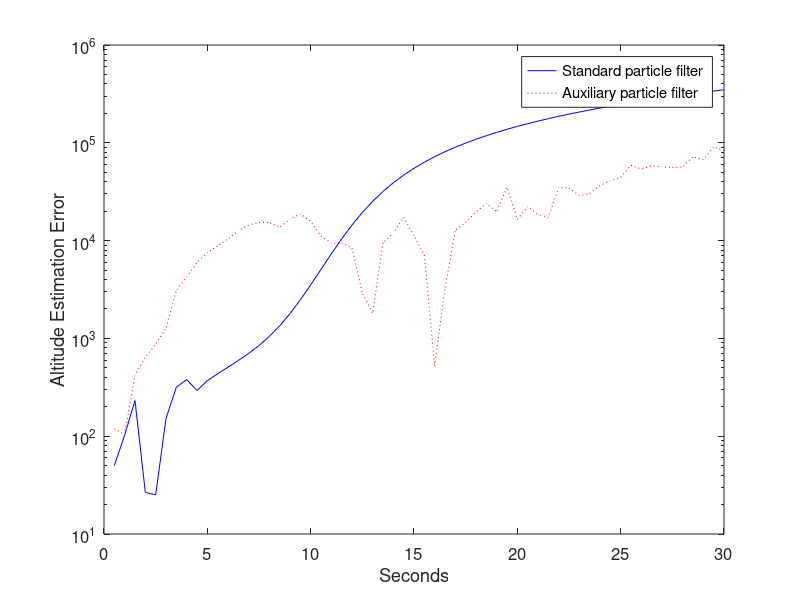
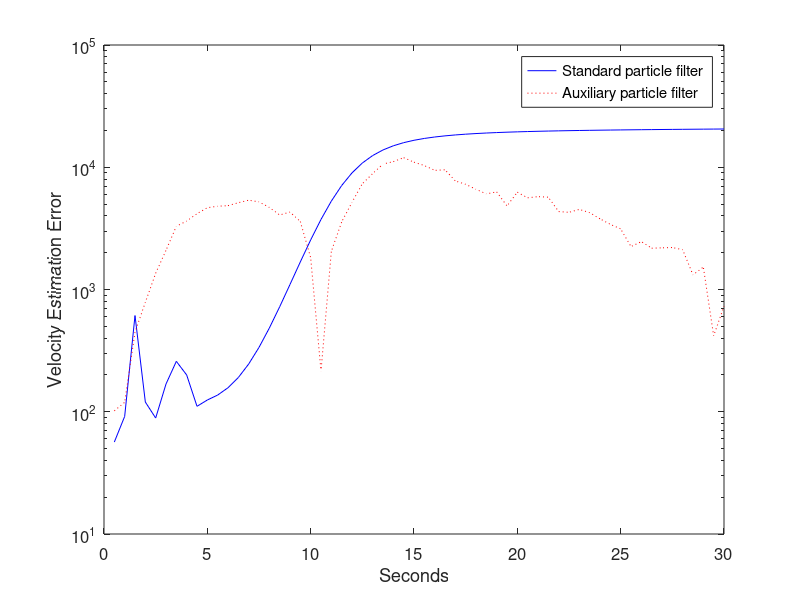
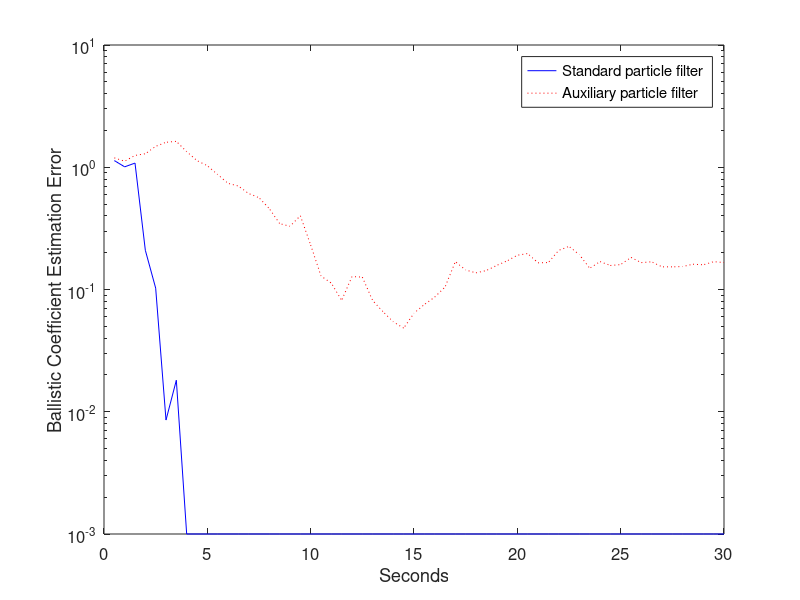
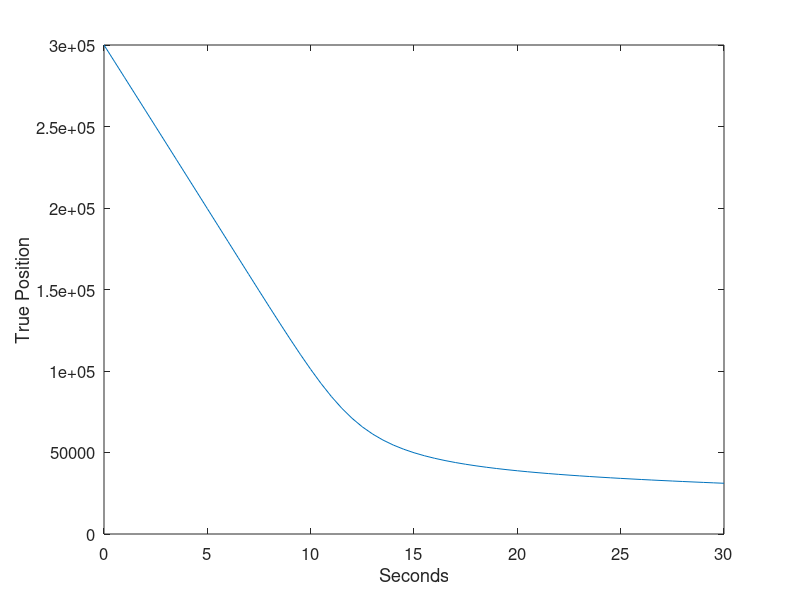

MATLAB code for these plots, in order:
function [StdRMSErr, AuxRMSErr] = ParticleEx4

% Particle filter example.
% Track a body falling through the atmosphere.
% This system is taken from [Jul00], which was based on [Ath68].
% Compare the particle filter with the auxiliary particle filter.

global rho0 g k dt

rho0 = 2; % lb-sec^2/ft^4
g = 32.2; % ft/sec^2
k = 2e4; % ft
R = 10^4; % measurement noise variance (ft^2)
Q = diag([0 0 0]); % process noise covariance
M = 10^5; % horizontal range of position sensor
a = 10^5; % altitude of position sensor
P = diag([1e6 4e6 10]); % initial estimation error covariance

x = [3e5; -2e4; 1e-3]; % initial state
xhat = [3e5; -2e4; 1e-3]; % initial state estimate

N = 200; % number of particles  

% Initialize the particle filter.
for i = 1 : N
    xhatplus(:,i) = x + sqrt(P) * [randn; randn; randn]; % standard particle filter
    xhatplusAux(:,i) = xhatplus(:,i); % auxiliary particle filter
end

T = 0.5; % measurement time step
randn('state',sum(100*clock)); % random number generator seed

tf = 30; % simulation length (seconds)
dt = 0.5; % time step for integration (seconds)
xArray = x;
xhatArray = xhat;
xhatAuxArray = xhat;

for t = T : T : tf
    fprintf('.');
    % Simulate the system.
    for tau = dt : dt : T
        % Fourth order Runge Kutta ingegration
        [dx1, dx2, dx3, dx4] = RungeKutta(x);
        x = x + (dx1 + 2 * dx2 + 2 * dx3 + dx4) / 6;
        x = x + sqrt(dt * Q) * [randn; randn; randn] * dt;
    end
    % Simulate the noisy measurement.
    z = sqrt(M^2 + (x(1)-a)^2) + sqrt(R) * randn;
    % Simulate the continuous-time part of the particle filter (time update).
    xhatminus = xhatplus;
    xhatminusAux = xhatplusAux;
    for i = 1 : N
        for tau = dt : dt : T
            % Fourth order Runge Kutta ingegration
            % standard particle filter
            [dx1, dx2, dx3, dx4] = RungeKutta(xhatminus(:,i));
            xhatminus(:,i) = xhatminus(:,i) + (dx1 + 2 * dx2 + 2 * dx3 + dx4) / 6;
            xhatminus(:,i) = xhatminus(:,i) + sqrt(dt * Q) * [randn; randn; randn] * dt;
            xhatminus(3,i) = max(0, xhatminus(3,i)); % the ballistic coefficient cannot be negative
            % auxiliary particle filter
            [dx1, dx2, dx3, dx4] = RungeKutta(xhatminusAux(:,i));
            xhatminusAux(:,i) = xhatminusAux(:,i) + (dx1 + 2 * dx2 + 2 * dx3 + dx4) / 6;
            xhatminusAux(:,i) = xhatminusAux(:,i) + sqrt(dt * Q) * [randn; randn; randn] * dt;
            xhatminusAux(3,i) = max(0, xhatminusAux(3,i)); % the ballistic coefficient cannot be negative
        end
        zhat = sqrt(M^2 + (xhatminus(1,i)-a)^2);
        vhat(i) = z - zhat;
        zhatAux = sqrt(M^2 + (xhatminusAux(1,i)-a)^2);
        vhatAux(i) = z - zhatAux;
    end
    % Note that we need to scale all of the q(i) probabilities in a way
    % that does not change their relative magnitudes.
    % Otherwise all of the q(i) elements will be zero because of the
    % large value of the exponential.
    % standard particle filter
    vhatscale = max(abs(vhat)) / 4;
    qsum = 0;
    for i = 1 : N
        q(i) = exp(-(vhat(i)/vhatscale)^2);
        qsum = qsum + q(i);
    end
    % Normalize the likelihood of each a priori estimate.
    for i = 1 : N
        q(i) = q(i) / qsum;
    end
    % auxiliary particle filter
    vhatscaleAux = max(abs(vhatAux)) / 4;
    qsumAux = 0;
    for i = 1 : N
        qAux(i) = exp(-(vhatAux(i)/vhatscaleAux)^2);
        qsumAux = qsumAux + qAux(i);
    end
    % Regularize the probabilities - this is conceptually identical to the
    % auxiliary particle filter - increase low probabilities and decrease
    % high probabilities.
    % Large k means low regularization (k = infinity is identical to the
    % standard particle filter). Small k means high regularization (k = 1
    % means that all probabilities are equal). 
    kAux = 1.1; 
    qAux = ((kAux - 1) * qAux + mean(qAux)) / kAux;
    % Normalize the likelihood of each a priori estimate.
    for i = 1 : N
        qAux(i) = qAux(i) / qsumAux;
    end
    % Resample the standard particle filter
    for i = 1 : N
        u = rand; % uniform random number between 0 and 1
        qtempsum = 0;
        for j = 1 : N
            qtempsum = qtempsum + q(j);
            if qtempsum >= u
                xhatplus(:,i) = xhatminus(:,j);
                xhatplus(3,i) = max(0,xhatplus(3,i)); % the ballistic coefficient cannot be negative
                break;
            end
        end
    end
    % The standard particle filter estimate is the mean of the particles.
    xhat = mean(xhatplus')';
    % Resample the auxiliary particle filter
    for i = 1 : N
        u = rand; % uniform random number between 0 and 1
        qtempsum = 0;
        for j = 1 : N
            qtempsum = qtempsum + qAux(j);
            if qtempsum >= u
                xhatplusAux(:,i) = xhatminusAux(:,j);
                xhatplusAux(3,i) = max(0,xhatplusAux(3,i)); % the ballistic coefficient cannot be negative
                break;
            end
        end
    end
    % The auxiliary particle filter estimate is the mean of the particles.
    xhatAux = mean(xhatplusAux')';
    % Save data for plotting.
    xArray = [xArray x];
    xhatArray = [xhatArray xhat];
    xhatAuxArray = [xhatAuxArray xhatAux];
end

close all;
t = 0 : T : tf;
figure; 
semilogy(t, abs(xArray(1,:) - xhatArray(1,:)), 'b-'); hold;
semilogy(t, abs(xArray(1,:) - xhatAuxArray(1,:)), 'r:'); 
set(gca,'FontSize',12); set(gcf,'Color','White');
xlabel('Seconds');
ylabel('Altitude Estimation Error');
legend('Standard particle filter', 'Auxiliary particle filter');

figure; 
semilogy(t, abs(xArray(2,:) - xhatArray(2,:)), 'b-'); hold;
semilogy(t, abs(xArray(2,:) - xhatAuxArray(2,:)), 'r:');
set(gca,'FontSize',12); set(gcf,'Color','White');
xlabel('Seconds');
ylabel('Velocity Estimation Error');
legend('Standard particle filter', 'Auxiliary particle filter');

figure; 
semilogy(t, abs(xArray(3,:) - xhatArray(3,:)), 'b-'); hold;
semilogy(t, abs(xArray(3,:) - xhatAuxArray(3,:)), 'r:'); 
set(gca,'FontSize',12); set(gcf,'Color','White');
xlabel('Seconds');
ylabel('Ballistic Coefficient Estimation Error');
legend('Standard particle filter', 'Auxiliary particle filter');

figure;
plot(t, xArray(1,:));
set(gca,'FontSize',12); set(gcf,'Color','White');
xlabel('Seconds');
ylabel('True Position');

figure;
plot(t, xArray(2,:));
title('Falling Body Simulation', 'FontSize', 12);
set(gca,'FontSize',12); set(gcf,'Color','White');
xlabel('Seconds');
ylabel('True Velocity');

for i = 1 : 3
    StdRMSErr(i) = sqrt((norm(xArray(i,:) - xhatArray(i,:)))^2 / tf / dt);
    AuxRMSErr(i) = sqrt((norm(xArray(i,:) - xhatAuxArray(i,:)))^2 / tf / dt);
end
disp(['Standard particle filter RMS error = ', num2str(StdRMSErr)]);
disp(['Auxiliary particle filter RMS error = ', num2str(AuxRMSErr)]);

function [dx1, dx2, dx3, dx4] = RungeKutta(x)
% Fourth order Runge Kutta integration for the falling body system.
global rho0 g k dt
dx1(1,1) = x(2);
dx1(2,1) = rho0 * exp(-x(1)/k) * x(2)^2 / 2 * x(3) - g;
dx1(3,1) = 0;
dx1 = dx1 * dt;
xtemp = x + dx1 / 2;
dx2(1,1) = xtemp(2);
dx2(2,1) = rho0 * exp(-xtemp(1)/k) * xtemp(2)^2 / 2 * xtemp(3) - g;
dx2(3,1) = 0;
dx2 = dx2 * dt;
xtemp = x + dx2 / 2;
dx3(1,1) = xtemp(2);
dx3(2,1) = rho0 * exp(-xtemp(1)/k) * xtemp(2)^2 / 2 * xtemp(3) - g;
dx3(3,1) = 0;
dx3 = dx3 * dt;
xtemp = x + dx3;
dx4(1,1) = xtemp(2);
dx4(2,1) = rho0 * exp(-xtemp(1)/k) * xtemp(2)^2 / 2 * xtemp(3) - g;
dx4(3,1) = 0;
dx4 = dx4 * dt;
return;